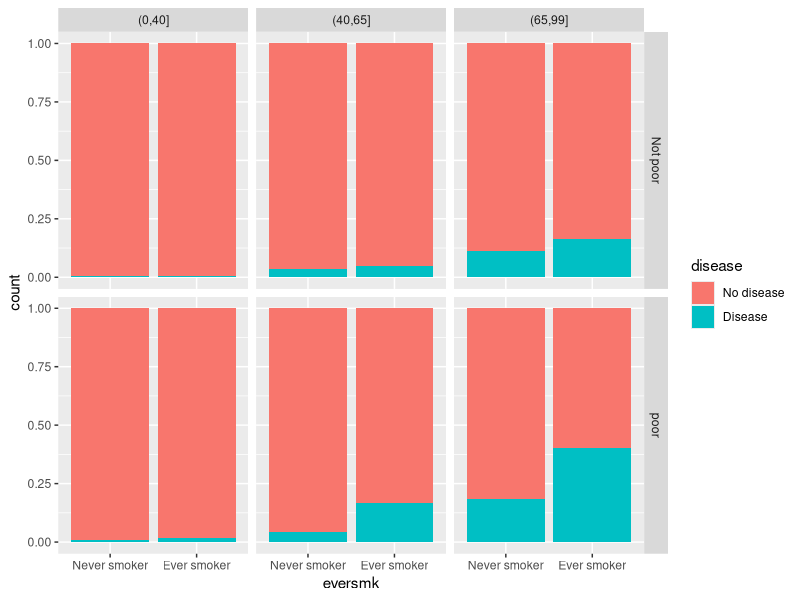
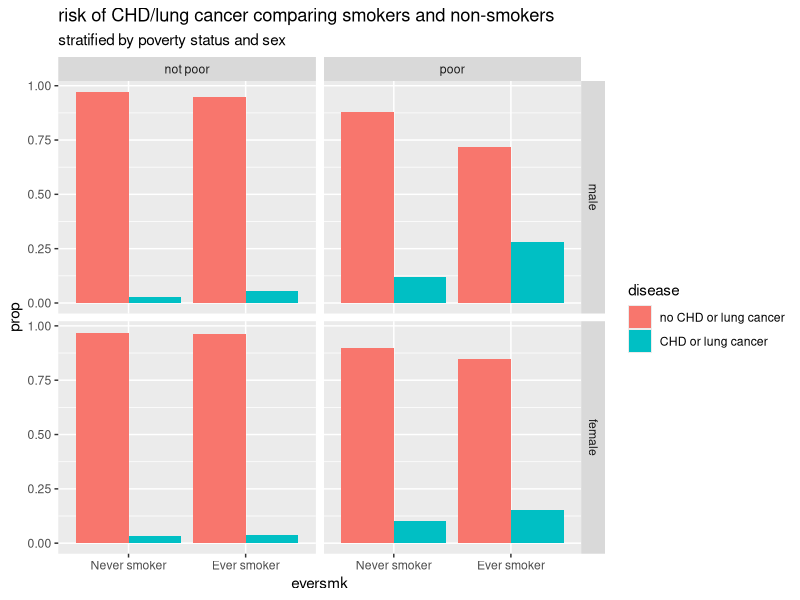
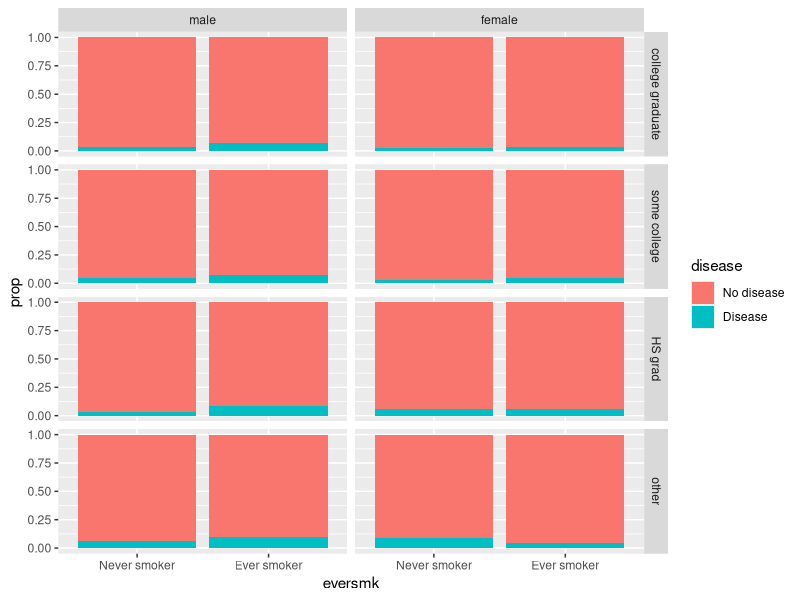
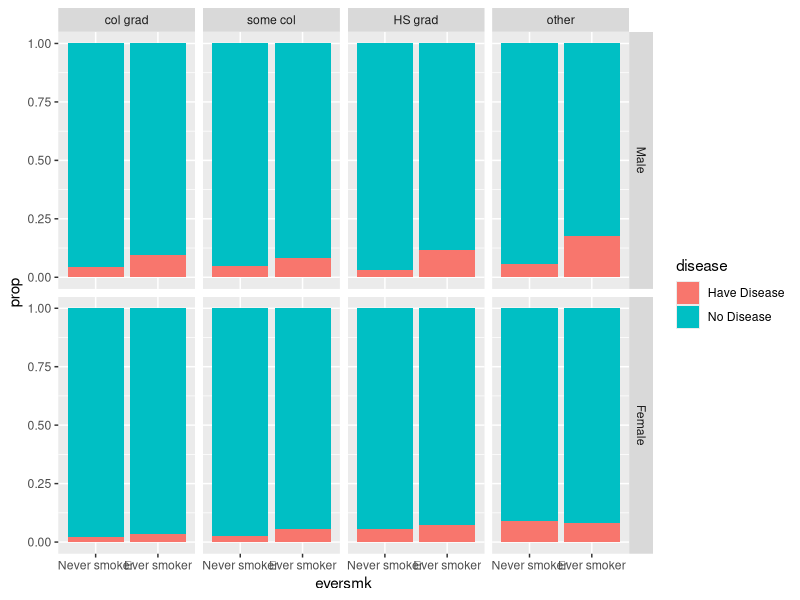
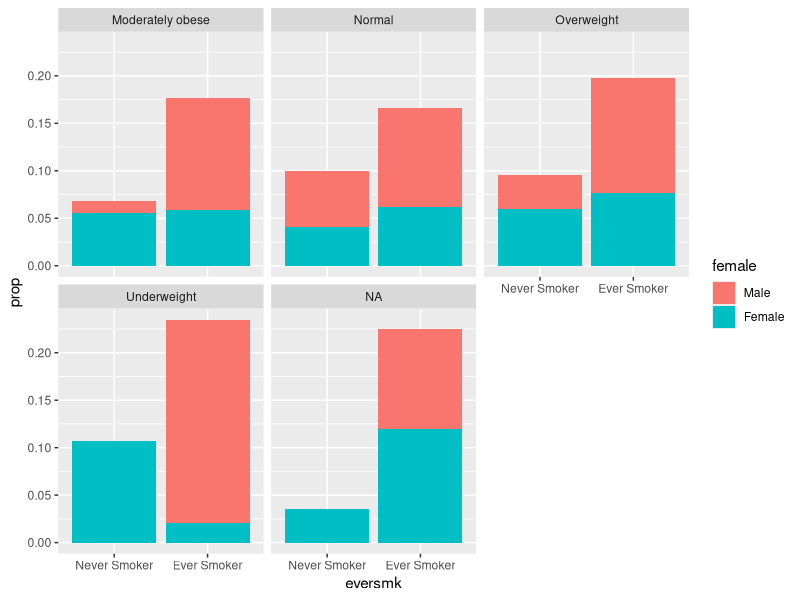
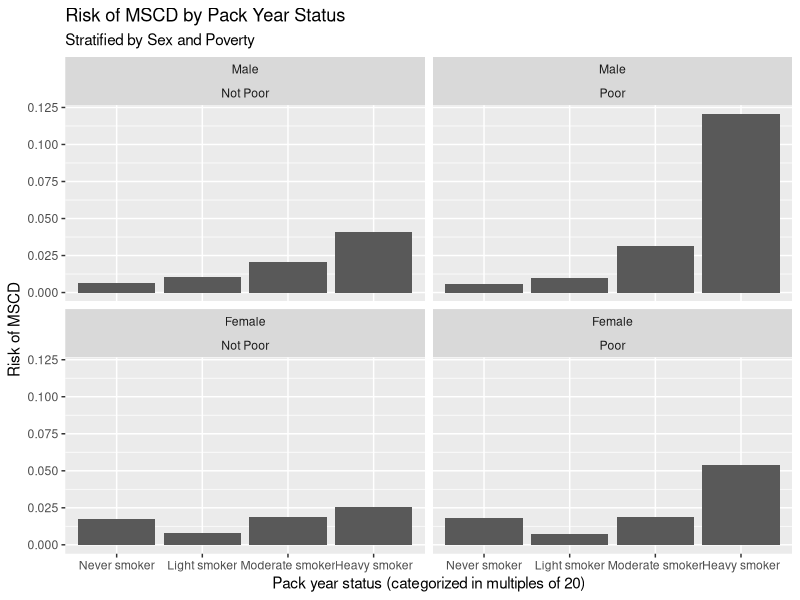
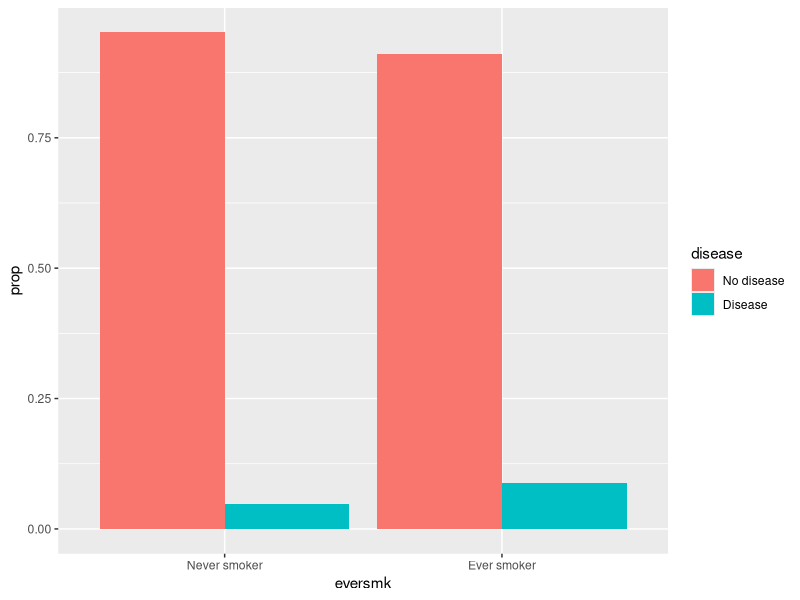
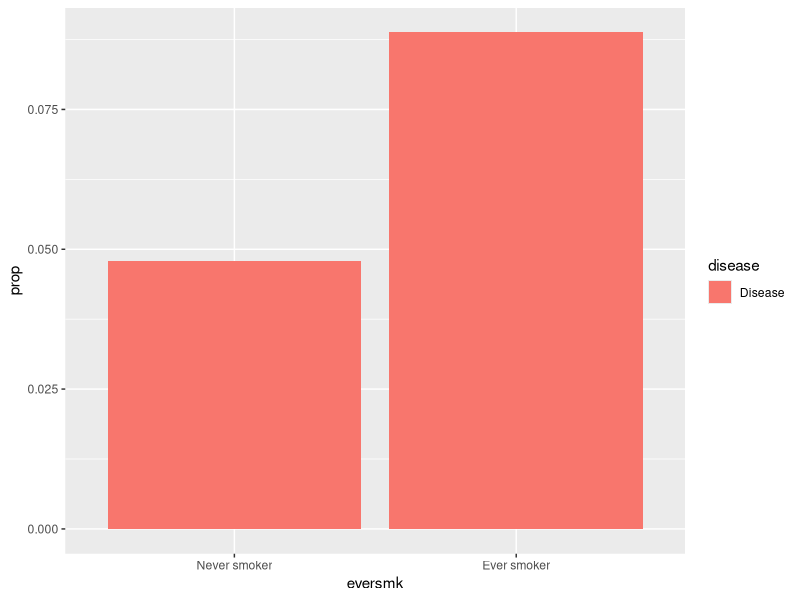

Reproduce these figures in R, in order.
## ---- chunk 1
knitr::opts_chunk$set(echo = TRUE, message = FALSE)
knitr::opts_knit$set(root.dir = "/cloud/project")
## ---- chunk 2
library(tidyverse)  # core group of tidyverse packages
library(kableExtra)  # to make nice tables
## ---- chunk 3
nmes_data <- read_csv("module_1/nmesUNPROC.csv")

nmes_data <- nmes_data %>% 
  mutate(disease = factor(lc5==1|chd5 == 1, levels=c(FALSE, TRUE), labels=c("No disease", "Disease")),eversmk = factor(eversmk, levels = c("0", "1"), labels = c("Never smoker", "Ever smoker")), ageCat = cut(age, breaks=c(0,40,65,99)),poor= factor(poor, levels=c("0", "1"), labels=c("Not poor", "poor"))) 

ggplot(data = nmes_data) + 
  geom_bar(mapping = aes(x = eversmk, fill = disease), position = "fill")+facet_grid(poor~ageCat)

## ---- chunk 4
nmes_data <- read_csv("module_1/nmesUNPROC.csv")

###create a disease variable to combine lung cancer and CHD. recode eversmk, poor, and female variables to have levels with descriptive labels 
nmes_data <- nmes_data %>%
  mutate(disease = ifelse(lc5 == 1 | chd5 == 1, "disease", "no disease"),
         disease = factor(disease, levels =c("no disease", "disease"), labels = c("no CHD or lung cancer", "CHD or lung cancer")),
         eversmk = factor(eversmk, levels = c("0", "1"), labels = c("Never smoker", "Ever smoker")),
         poor = factor(poor, levels = c("0", "1"), labels = c("not poor", "poor")),
         female = factor(female, levels = c("0", "1"), labels = c("male", "female")),
         )

### table of disease proportions grouped by smoking status, poverty status, and sex  
my_table <- nmes_data %>%
  count(disease, eversmk, female, poor) %>%
  group_by(eversmk, female, poor) %>%
  mutate(prop = n/sum(n))

###data display of risk of disease comparing smokers and non-smokers stratified by poverty status and sex
ggplot(data = my_table) + 
  geom_bar(aes(x = eversmk, y = prop, fill = disease), 
           stat = "identity", position = "dodge") +
  facet_grid(female~poor) + 
  labs(title = "risk of CHD/lung cancer comparing smokers and non-smokers", 
       subtitle = "stratified by poverty status and sex")

## ---- chunk 5
nmes_data <- read_csv("module_1/nmesUNPROC.csv")

### recoded the variables eversmk, lc5, female, and educate in the nmes_data  to be factor variables with meaningful labels

nmes_data <- nmes_data %>%
  mutate(eversmk = factor(eversmk, levels = c("0", "1"), labels = c("Never smoker", "Ever smoker")),
         lc5 = factor(lc5, levels = c("0", "1"), labels = c("No LC", "LC")), 
         female = factor(female, levels = c("0", "1"), labels = c("male", "female")), 
         educate = factor(educate, levels = c("1", "2", "3", "4"), labels = c("college graduate", "some college", "HS grad", "other")))

nmes_data <- nmes_data %>%
  mutate(disease = factor(lc5 == 1 | chd5 == 1, levels=c(FALSE, TRUE),
                          labels=c("No disease", "Disease")), 
         ageCat = cut(age, breaks=c(0,40,65,99)))

### create a table before creating the bar graph

my_table <- nmes_data %>%
  count(eversmk, disease, educate, female) %>%
  group_by(eversmk) %>% #allows risk of disease to be calculated for smokers and non smoker
  mutate(prop = n/sum(n))

### this graph accounts for the confounders educate and female while comparing risk of disease between smokers and non smokers

ggplot(data = my_table) + 
  geom_bar(aes(x = eversmk, y = prop, fill = disease), stat = "identity", position = "fill") + 
  facet_grid(educate~female)

## ---- chunk 6
nmes_data <- read_csv("module_1/nmesUNPROC.csv")

#recode the eversmk, female, and educate values to have more meaningful labels
nmes_data <- nmes_data %>%
  mutate(lc5 = factor(lc5, levels=c("0","1"), labels=c("No Lung Disease", "Lung Disease")),
         chd5=factor(chd5, levels=c("0","1"), labels=c("No CHD", "Have CHD")),
         eversmk = factor(eversmk, levels = c("0", "1"), labels = c("Never smoker", "Ever smoker")),
         female = factor (female, levels = c("0","1"), labels = c("Male","Female")),
         educate = factor(educate, levels = c("1","2","3","4"), labels = c("col grad","some col","HS grad", "other" ))
  )

#create a column called "disease" by combining the lc5 and chd5 columns in the original dataset 
nmes_data <- nmes_data %>%
  mutate(disease = (lc5 =="Lung Disease"|chd5 == "Have CHD"))
 
# recode the disease values to have more meaningful labels.
nmes_data <- nmes_data %>% 
  mutate(disease = factor(disease, levels = c("TRUE", "FALSE"), labels=c("Have Disease", "No Disease")))

#create a data table that only has the columns we need. 
nmes_table <- nmes_data %>%
  count(eversmk,disease,female, educate) %>%
  group_by(eversmk,female, educate)%>%
  mutate(prop=n/sum(n))

#plot the graph
ggplot(data = nmes_table) + 
  geom_bar(mapping = aes(x = eversmk, y = prop, fill = disease), stat="identity", position= position_stack(reverse = TRUE)) +
  facet_grid(female~educate)

## ---- chunk 7
nmes_data <- read_csv("module_1/nmesUNPROC.csv")

### combine lc5 and chd5 to create disease variable
nmes_data <- nmes_data %>%
  mutate(Disease = factor(lc5 == 1 | chd5 == 1, 
                          levels=c(FALSE, TRUE), 
                          labels=c("No disease", "Disease")))

### create BMI categories

nmes_data <- nmes_data %>%
  mutate(BMI_cat = case_when(
    bmi < 18.5 ~ "Underweight",
    bmi >= 18.5 & bmi < 25 ~ "Normal",
    bmi >= 25 & bmi < 30 ~ "Overweight",
    bmi >= 30 ~ "Moderately obese",))

### rename female variable
nmes_data <- nmes_data %>%
  mutate(female = factor(female, levels = c(0,1), labels = c("Male", "Female")))

### rename female variable
nmes_data <- nmes_data %>%
  mutate(eversmk = factor(eversmk, levels = c(0,1), labels = c("Never Smoker", "Ever Smoker")))

### defining proportion
nmes_data1 <- nmes_data %>%
  count(eversmk, Disease, BMI_cat, female) %>%
  group_by(eversmk, BMI_cat, female)%>%
  mutate(prop = n/sum(n))

nmes_data1 %>%
  filter(Disease == "Disease") %>%
  ggplot() +
  geom_bar(mapping = aes(x = eversmk, y = prop, fill = female), stat = "identity") + facet_wrap(~BMI_cat)

## ---- chunk 8
nmes_data <- read_csv("module_1/nmesUNPROC.csv")

nmes_data <- nmes_data %>% 
  mutate("mscd" = if_else(lc5 == 1 |chd5 == 1, "MSCD", "No MSCD"), mscd = factor(mscd, levels = c("MSCD", "No MSCD"))) %>%
  mutate(lc5 = factor(lc5, levels = c("0", "1"), labels = c("No LC", "LC"))) %>%
  mutate(chd5 = factor(chd5, levels = c("0", "1"), labels = c("No CHD", "CHD"))) %>%
  mutate(female = factor(female, levels = c("0", "1"), labels = c("Male", "Female"))) %>%
  mutate(poor = factor(poor, levels = c("0", "1"), labels = c("Not Poor", "Poor"))) %>%
  mutate(eversmk = factor(eversmk, levels = c("0", "1"), labels = c("Never smoker", "Ever smoker"))) %>%
  mutate("heavysmk" = if_else(packyears >= 40, "Heavy smoker", if_else(40 >= packyears & packyears > 20, "Moderate smoker", if_else(20 >= packyears & packyears > 0, "Light smoker", "Never smoker"))), heavysmk = factor(heavysmk, levels = c("Never smoker", "Light smoker", "Moderate smoker", "Heavy smoker")))

heavsmk_table <- nmes_data %>%
  count(mscd, heavysmk, female, poor) %>%
  group_by(heavysmk) %>%
  mutate(prop = n/sum(n)) %>%
  filter(mscd == "MSCD")

ggplot(data = heavsmk_table) + 
  geom_bar(aes(x = heavysmk, y = prop), stat = "identity", position = "dodge") + facet_wrap(female~poor) +
           labs(title = "Risk of MSCD by Pack Year Status",
                subtitle = "Stratified by Sex and Poverty",
                x = "Pack year status (categorized in multiples of 20)",
                y = "Risk of MSCD")


## ---- chunk 9
nmes_data <- read_csv("module_1/nmesUNPROC.csv")

### Here I am recoding the following variables: eversmk, lc5, poor, and educate. Recoding them this way makes it easier to understand the values of the original data.
nmes_data <- nmes_data %>%
  mutate(eversmk = factor(eversmk, levels = c("0", "1"), labels = c ("Never smoker", "Ever smoker")),
         lc5 = factor(lc5, levels = c("0", "1"), labels = c("No LC", "LC")),
         poor = factor(poor, levels = c("0", "1"), labels = c("Not Poor", "Poor")),
         educate = factor(educate, levels = c("1", "2", "3", "4"), labels = c("College Grad", "Some College", "HS Grad", "Other")))

### Below is the code I used to display my data in a table.
library (kableExtra)
nmes_data %>%
  count(lc5, eversmk, poor, educate) %>%
  group_by(eversmk, poor, educate) %>%
  mutate(prop = n/sum(n)) %>%
  kable(digits = 4) %>%
  kable_styling()
### I decided to group by the variables eversmk, poor, and educate. I chose to do this because the proportions displayed are the probability of having/not having lung cancer given a certain smoking status, poverty level and education status.

## ---- chunk 10
nmes_data <- read_csv("module_1/nmesUNPROC.csv")

nmes_data <- nmes_data %>%
  mutate(eversmk = factor(eversmk, levels = c("0", "1"), labels = c("Never smoker", "Ever smoker")),
         lc5 = factor(lc5, levels = c("0", "1"), labels = c("No LC", "LC")),
         chd5 = factor(chd5, levels = c("0", "1"), labels = c("No CHD", "CHD"))
         )

#etc, fill in the rest of appropriate variables here
## ---- chunk 11
nmes_data <- nmes_data %>%
  mutate(disease = factor(lc5 == "LC" | chd5 == "CHD", 
                          levels=c(FALSE, TRUE), 
                          labels=c("No disease", "Disease")))


# We can take a look at the combined variable with the two individual variables
nmes_data %>%
  count(disease, lc5, chd5)
## ---- chunk 12
my_table <- nmes_data %>%
  count(eversmk, disease) %>%
  group_by(eversmk) %>%
  mutate(prop = n/sum(n))

my_table
## ---- chunk 13
ggplot(data = my_table) + 
  geom_bar(aes(x = eversmk, y = prop, fill = disease), stat = "identity", position = "dodge")
## ---- chunk 14
my_table %>%
  filter(disease == "Disease") %>%
  ggplot() + 
  geom_bar(aes(x = eversmk, y = prop, fill = disease), stat = "identity")
## ---- chunk 15
my_table %>%
  filter(disease == "Disease") %>%
  ggplot() + 
  geom_bar(aes(x = eversmk, y = prop, fill = disease), stat = "identity") + 
  geom_text(aes(x = eversmk, y = prop, label = prop))
## ---- chunk 16
my_table <- nmes_data %>%
  count(eversmk, disease) %>%
  group_by(eversmk) %>%
  mutate(percent =round(n/sum(n)*100,1))

my_table

my_table %>%
  filter(disease == "Disease") %>%
  ggplot() + 
  geom_bar(aes(x = eversmk, y = percent, fill = disease), stat = "identity") + 
  geom_text(aes(x = eversmk, y = percent, label = percent), vjust = -1)
## ---- chunk 17

nmes_data %>%
  group_by(eversmk, lc5, chd5, .drop=FALSE) %>%
  count() 
## ---- chunk 18
ggplot(data = nmes_data) + 
  geom_bar(mapping = aes(x = eversmk, fill = disease), position = "fill") +
  facet_wrap(~beltuse)

ggplot(data = nmes_data) + 
  geom_bar(mapping = aes(x = eversmk, fill = disease), position = "fill") +
  facet_grid(marital~beltuse)
## ---- chunk 19
my_table <- nmes_data %>%
  count(eversmk, disease) %>%
  group_by(eversmk) %>%
  mutate(prop = n/sum(n))

my_table

ggplot(data = my_table) + 
  geom_bar(aes(x = eversmk, y = prop, fill = disease), stat = "identity", position = "dodge")
## ---- chunk 20
my_table <- nmes_data %>%
  count(beltuse, eversmk, disease) %>%
  group_by(eversmk) %>%
  mutate(prop = n/sum(n))

my_table

ggplot(data = my_table) + 
  geom_bar(aes(x = eversmk, y = prop, fill = disease), stat = "identity", position = "dodge") +
  facet_wrap(~ beltuse)
## ---- chunk 21
my_table <- nmes_data %>%
  count(beltuse, eversmk, disease) %>%
  group_by(beltuse, eversmk) %>%
  mutate(prop = n/sum(n))

my_table

ggplot(data = my_table) + 
  geom_bar(aes(x = eversmk, y = prop, fill = disease), stat = "identity", position = "dodge") +
  facet_wrap(~ beltuse)
## ---- chunk 22
my_table <- nmes_data %>%
  count(marital, beltuse, eversmk, disease) %>%
  group_by(marital, beltuse, eversmk) %>%
  mutate(prop = n/sum(n))

my_table

ggplot(data = my_table) + 
  geom_bar(aes(x = eversmk, y = prop, fill = disease), stat = "identity", position = "dodge") +
  facet_wrap(marital ~ beltuse)
## ---- chunk 23
nmes_data <- nmes_data %>%
  mutate(poor = factor(poor, levels = c("0", "1"), labels = c("N Poor", "Poor")))

nmes_data <- nmes_data %>%
  mutate(female = factor(female,levels = c("0", "1"), labels = c("M", "F")))

my_table <- nmes_data %>%
   mutate(female_poor = paste(female, poor, sep = " ")) %>%
  mutate(female_poor_smk = paste(female_poor, eversmk, sep = " " )) %>%
  count(lc5, female_poor_smk, educate) %>%
  group_by(female_poor_smk) %>%
  mutate(prop = n/sum(n))

my_table
## ---- chunk 24
nmes_data <- nmes_data %>% 
  mutate(age_cat = cut(age,
                      breaks = c(0,30,60,100),
                      labels = c("Age < 30", "Age 30-60", "Age > 60")))

nmes_data %>% count(age_cat)
## ---- chunk 25
nmes_data <- nmes_data %>% 
  mutate(age_cat = case_when(
    age > 0 & age < 30 ~ "Age < 30",
    age >= 30 & age <=60 ~ "Age 30-60",
    age > 60 ~ "Age > 60"
  ))

nmes_data %>% count(age_cat)
## ---- chunk 26
my_table <- nmes_data %>%
  count(eversmk, disease) %>%
  group_by(eversmk) %>%
  mutate(prop = n/sum(n))

ggplot(data = my_table) + 
  geom_bar(aes(x = eversmk, y = prop, fill = disease), stat = "identity", position = "dodge") +
  labs(y= "Risk of MSCD",
       x= "",
       title= "Risk of MSCD, comparing smokers to non-smokers", 
       fill = "Disease status")
